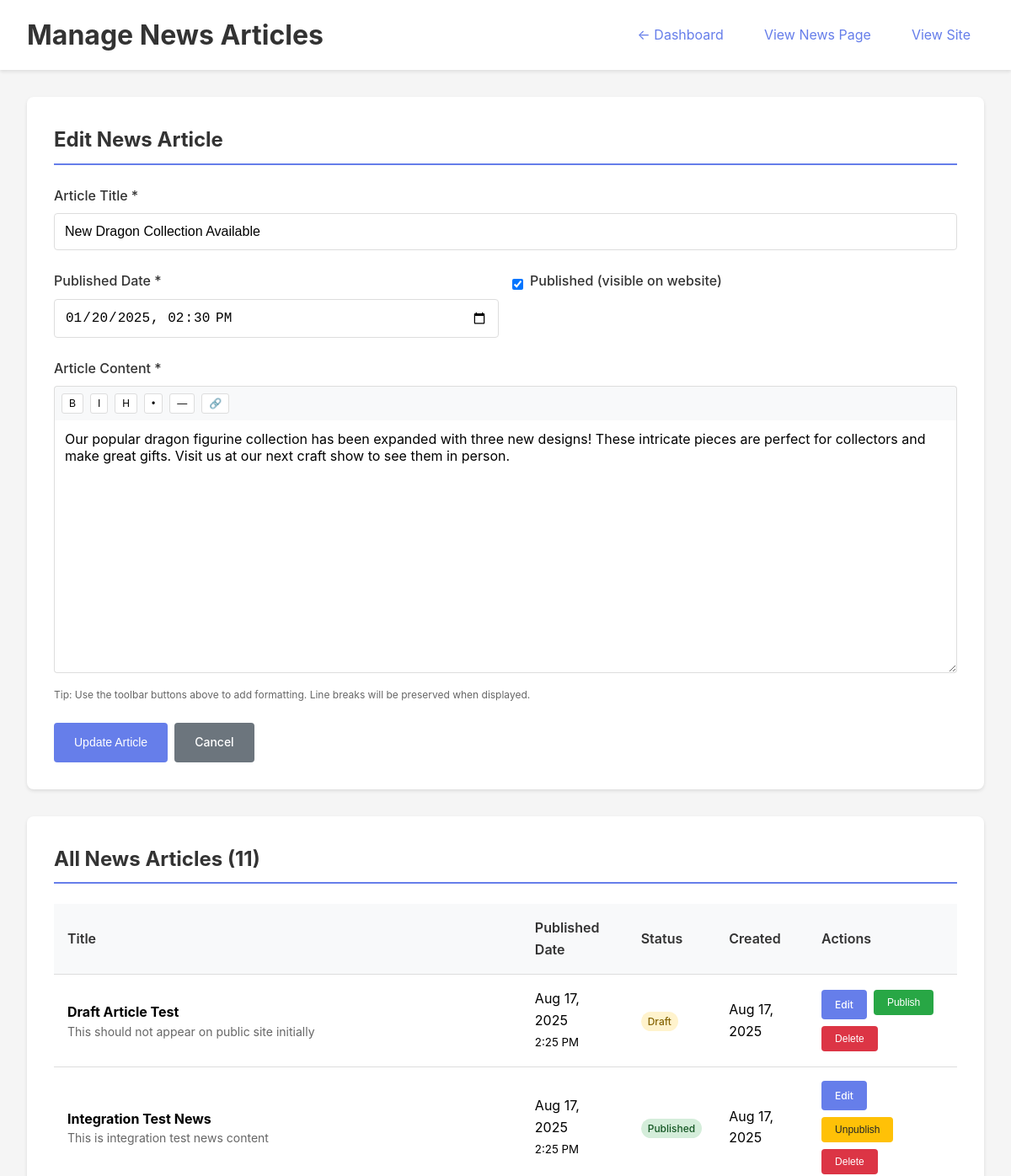
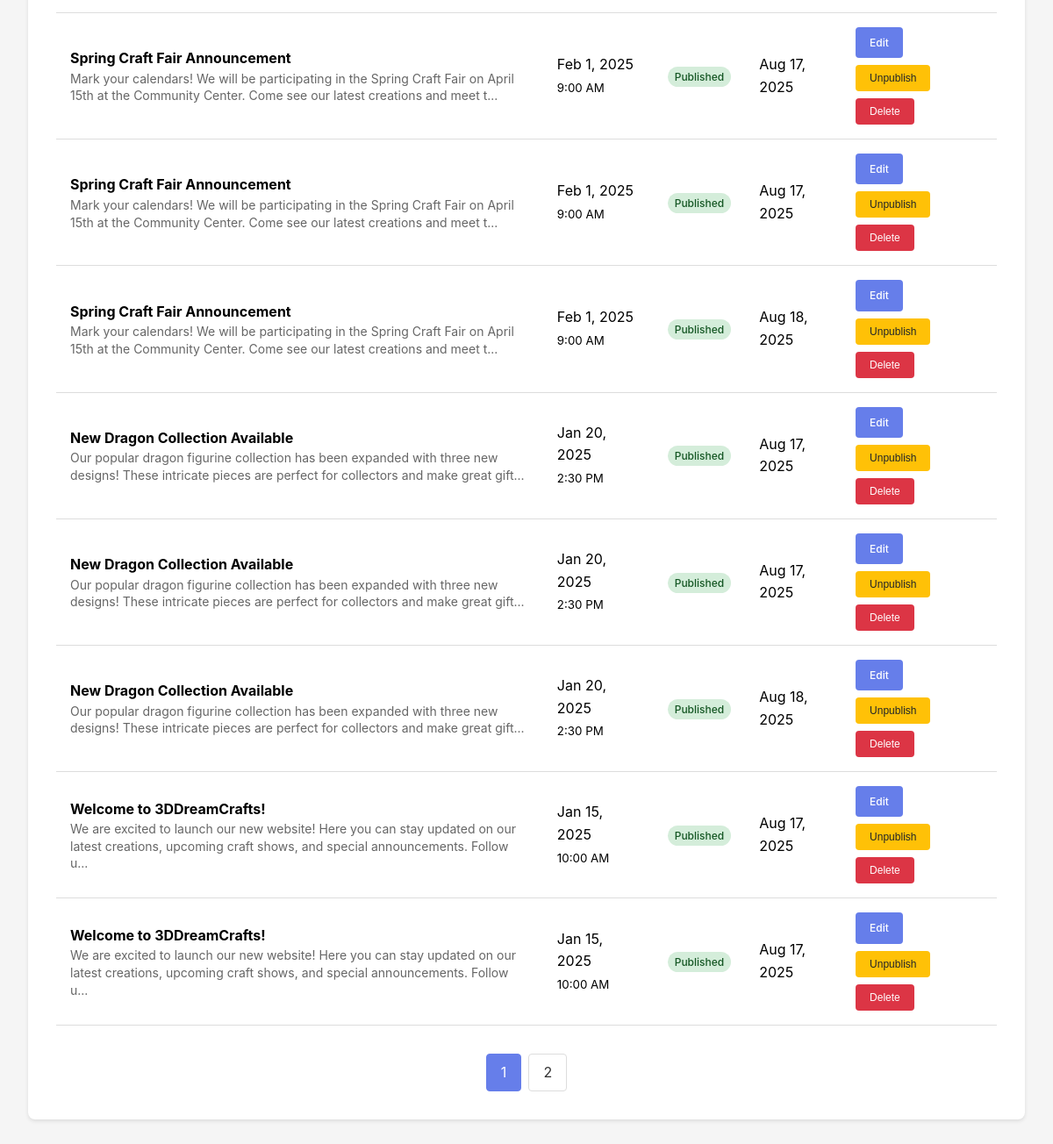
/admin/manage/news-articles.php?edit=208 (signed in), run on the app's committed database (2 pictures, top to bottom).
### tables this page shows
CREATE TABLE news_articles (
            id INTEGER PRIMARY KEY AUTOINCREMENT,
            title TEXT NOT NULL,
            content TEXT NOT NULL,
            published_date DATETIME DEFAULT CURRENT_TIMESTAMP,
            is_published BOOLEAN DEFAULT 1,
            created_at DATETIME DEFAULT CURRENT_TIMESTAMP,
            updated_at DATETIME DEFAULT CURRENT_TIMESTAMP
        );

### includes/database.php (called while the page is built, shortened)
<?php
require_once __DIR__ . '/config.php';
class DatabaseManager {
    private static $instance = null;
    private $connection = null;
    public static function getInstance() {
        if (self::$instance === null) {
            self::$instance = new self();
        }
        return self::$instance;
    }
    private function connect() {
        try {
            $this->connection = new PDO('sqlite:' . DB_PATH);
            $this->connection->setAttribute(PDO::ATTR_ERRMODE, PDO::ERRMODE_EXCEPTION);
            $this->connection->exec('PRAGMA foreign_keys = ON');
            $this->connection->exec('PRAGMA journal_mode = WAL');
            $this->connection->exec('PRAGMA synchronous = NORMAL');
        } catch (PDOException $e) {
            throw new Exception("Database connection failed: " . $e->getMessage());
        }
    }
    public function query($sql, $params = []) {
        try {
            $stmt = $this->connection->prepare($sql);
            $stmt->execute($params);
            return $stmt->fetchAll(PDO::FETCH_ASSOC);
        } catch (PDOException $e) {
            $this->logError("Query failed", $sql, $params, $e);
            throw new Exception("Database query failed: " . $e->getMessage());
        }
    }
    public function execute($sql, $params = []) {
        try {
            $stmt = $this->connection->prepare($sql);
            $stmt->execute($params);
            return $stmt->rowCount();
        } catch (PDOException $e) {
            $this->logError("Execute failed", $sql, $params, $e);
            throw new Exception("Database execute failed: " . $e->getMessage());
        }
    }
    public function queryOne($sql, $params = []) {
        $result = $this->query($sql, $params);
        return !empty($result) ? $result[0] : null;
    }
}

### includes/config.php (called while the page is built, shortened)
<?php
class ConfigManager {
    private static $instance = null;
    public static function getInstance() {
        if (self::$instance === null) {
            self::$instance = new self();
        }
        return self::$instance;
    }
}
?>

### includes/cache.php (called while the page is built, shortened)
<?php
class CacheManager {
    private static $instance = null;
    private $cacheDir;
    private function __construct() {
        $this->cacheDir = __DIR__ . '/../cache/';
    }
    public static function getInstance() {
        if (self::$instance === null) {
            self::$instance = new self();
        }
        return self::$instance;
    }
    private function ensureCacheDirectory() {
        $htaccessPath = $this->cacheDir . '.htaccess';
    }
}

### includes/content.php (called while the page is built, shortened)
<?php
require_once __DIR__ . '/database.php';
require_once __DIR__ . '/config.php';
require_once __DIR__ . '/cache.php';
class ContentManager {
    public function __construct() {
        $this->db = DatabaseManager::getInstance();
    }
}
class AdminManager extends ContentManager {
    public function getContentById($table, $id) {
        try {
            $sql = "SELECT * FROM $table WHERE id = ?";
            return $this->db->queryOne($sql, [$id]);
        } catch (Exception $e) {
            error_log("AdminManager::getContentById() failed: " . $e->getMessage());
            return null;
        }
    }
    public function getAllContent($table, $page = 1, $perPage = null, $orderBy = 'id', $orderDir = 'DESC') {
        try {
            $offset = ($page - 1) * $perPage;
            $orderDir = strtoupper($orderDir) === 'ASC' ? 'ASC' : 'DESC';
            $countSql = "SELECT COUNT(*) as total FROM $table";
            $countResult = $this->db->queryOne($countSql);
            $totalItems = $countResult ? (int)$countResult['total'] : 0;
            $totalPages = ceil($totalItems / $perPage);
            $sql = "SELECT * FROM $table ORDER BY $orderBy $orderDir LIMIT ? OFFSET ?";
            $content = $this->db->query($sql, [$perPage, $offset]);
            return [
                'content' => $content,
                'current_page' => $page,
                'total_pages' => $totalPages,
                'total_items' => $totalItems,
                'per_page' => $perPage
            ];
        } catch (Exception $e) {
            error_log("AdminManager::getAllContent() failed: " . $e->getMessage());
            return [
                'content' => [],
                'current_page' => 1,
                'total_pages' => 0,
                'total_items' => 0,
                'per_page' => $perPage ?? ITEMS_PER_PAGE
            ];
        }
    }
    private function validateTableName($table) {
        $allowedTables = ['featured_prints', 'craft_shows', 'news_articles', 'settings'];
    }
}
?>

### public/admin/manage/news-articles.php (the view, shortened to what this page needs)
<?php
require_once __DIR__ . '/../../../includes/config.php';
require_once __DIR__ . '/../../../includes/database.php';
require_once __DIR__ . '/../../../includes/content.php';
$adminManager = new AdminManager();
$page = (int)($_GET['page'] ?? 1);
$articlesData = $adminManager->getAllContent('news_articles', $page, 10, 'published_date', 'DESC');
$articles = $articlesData['content'];
$editArticle = null;
if (isset($_GET['edit']) && $_GET['edit'] > 0) {
    $editArticle = $adminManager->getContentById('news_articles', (int)$_GET['edit']);
}
?>
<!DOCTYPE html>
<html lang="en">
<head>
</head>
<body>
    <div class="header">
        <h1>Manage News Articles</h1>
        <div class="nav-links">
            <a href="/admin/">← Dashboard</a>
            <a href="/news.php" target="_blank">View News Page</a>
            <a href="/">View Site</a>
        </div>
    </div>
    <div class="container">
        <div class="card">
            <h2><?php echo $editArticle ? 'Edit News Article' : 'Add New News Article'; ?></h2>
            <form method="POST" action="">
                <div class="form-group">
                    <label for="title">Article Title *</label>
                    <input type="text" id="title" name="title" required
                           value="<?php echo $editArticle ? htmlspecialchars($editArticle['title']) : ''; ?>"
                           placeholder="e.g., New 3D Print Collection Available">
                </div>
                <div class="form-row">
                    <div class="form-group">
                        <label for="published_date">Published Date *</label>
                        <input type="datetime-local" id="published_date" name="published_date" required
                               value="<?php echo $editArticle ? date('Y-m-d\TH:i', strtotime($editArticle['published_date'])) : date('Y-m-d\TH:i'); ?>">
                    </div>
                    <div class="form-group">
                        <div class="checkbox-group">
                            <input type="checkbox" id="is_published" name="is_published"
                                   <?php echo (!$editArticle || $editArticle['is_published']) ? 'checked' : ''; ?>>
                            <label for="is_published">Published (visible on website)</label>
                        </div>
                    </div>
                </div>
                <div class="form-group">
                    <label for="content">Article Content *</label>
                    <div class="editor-toolbar">
                        <button type="button" class="editor-btn" onclick="insertText('**', '**')" title="Bold">B</button>
                        <button type="button" class="editor-btn" onclick="insertText('*', '*')" title="Italic">I</button>
                        <button type="button" class="editor-btn" onclick="insertText('\n\n### ', '')" title="Heading">H</button>
                        <button type="button" class="editor-btn" onclick="insertText('\n- ', '')" title="List">•</button>
                        <button type="button" class="editor-btn" onclick="insertText('\n\n---\n\n', '')" title="Separator">—</button>
                        <button type="button" class="editor-btn" onclick="insertText('[', '](url)')" title="Link">🔗</button>
                    </div>
                    <textarea id="content" name="content" required class="rich-editor editor-textarea"
                              placeholder="Write your news article content here. You can use basic formatting:&#10;&#10;**Bold text**&#10;*Italic text*&#10;### Headings&#10;- List items&#10;&#10;Paragraphs are separated by blank lines."><?php echo $editArticle ? htmlspecialchars($editArticle['content']) : ''; ?></textarea>
                    <small style="color: #666; font-size: 12px; margin-top: 0.5rem; display: block;">
                        Tip: Use the toolbar buttons above to add formatting. Line breaks will be preserved when displayed.
                    </small>
                </div>
                <div class="actions">
                    <button type="submit" class="btn btn-primary">
                        <?php echo $editArticle ? 'Update Article' : 'Add Article'; ?>
                    </button>
                    <?php if ($editArticle): ?>
                        <a href="/admin/manage/news-articles.php" class="btn btn-secondary">Cancel</a>
                    <?php endif; ?>
                </div>
            </form>
        </div>
        <div class="card">
            <h2>All News Articles (<?php echo $articlesData['total_items']; ?>)</h2>
            <?php if (!empty($articles)): ?>
                <table class="table">
                    <thead>
                        <tr>
                            <th>Title</th>
                            <th>Published Date</th>
                            <th>Status</th>
                            <th>Created</th>
                            <th>Actions</th>
                        </tr>
                    </thead>
                    <tbody>
                        <?php foreach ($articles as $article): ?>
                            <tr>
                                <td>
                                    <strong><?php echo htmlspecialchars($article['title']); ?></strong>
                                    <div class="article-preview">
                                        <?php
                                        $preview = strip_tags($article['content']);
                                        echo htmlspecialchars(strlen($preview) > 150 ? substr($preview, 0, 150) . '...' : $preview);
                                        ?>
                                    </div>
                                </td>
                                <td>
                                    <?php
                                    echo date('M j, Y', strtotime($article['published_date']));
                                    echo '<br><small>' . date('g:i A', strtotime($article['published_date'])) . '</small>';
                                    ?>
                                </td>
                                <td>
                                    <span class="status-badge <?php echo $article['is_published'] ? 'status-published' : 'status-draft'; ?>">
                                        <?php echo $article['is_published'] ? 'Published' : 'Draft'; ?>
                                    </span>
                                </td>
                                <td><?php echo date('M j, Y', strtotime($article['created_at'])); ?></td>
                                <td>
                                    <div class="actions">
                                        <a href="?edit=<?php echo $article['id']; ?>" class="btn btn-sm btn-primary">Edit</a>
                                        <form method="POST" style="display: inline;">
                                            <button type="submit" class="btn btn-sm <?php echo $article['is_published'] ? 'btn-warning' : 'btn-success'; ?>">
                                                <?php echo $article['is_published'] ? 'Unpublish' : 'Publish'; ?>
                                            </button>
                                        </form>
                                        <form method="POST" style="display: inline;"
                                              onsubmit="return confirm('Are you sure you want to delete this news article? This action cannot be undone.');">
                                            <button type="submit" class="btn btn-sm btn-danger">Delete</button>
                                        </form>
                                    </div>
                                </td>
                            </tr>
                        <?php endforeach; ?>
                    </tbody>
                </table>
                <?php if ($articlesData['total_pages'] > 1): ?>
                    <div class="pagination">
                        <?php for ($i = 1; $i <= $articlesData['total_pages']; $i++): ?>
                            <?php if ($i === $articlesData['current_page']): ?>
                                <span class="current"><?php echo $i; ?></span>
                            <?php else: ?>
                                <a href="?page=<?php echo $i; ?>"><?php echo $i; ?></a>
                            <?php endif; ?>
                        <?php endfor; ?>
                    </div>
                <?php endif; ?>
            <?php endif; ?>
        </div>
    </div>
</body>
</html>

### data on the page
news_articles: title "New Dragon Collection Available", published_date "01/20/2025 14:30", is_published "☑", content "Our popular dragon figurine collection has been expanded with three new designs! These intricate pieces are perfect for collectors and make great gifts. Visit us at our next craft show to see them in person.", content "Our popular dragon figurine collection has been expanded with three new designs! These intricate pieces are perfect for collectors and make great gift...", published_date "Jan 20, 2025", published_date "2:30 PM", shows "Published", created_at "Aug 17, 2025", shows "Unpublish"
news_articles: title "Draft Article Test", content "This should not appear on public site initially", published_date "Aug 17, 2025", published_date "2:25 PM", is_published "Draft", created_at "Aug 17, 2025"
news_articles: title "Integration Test News", content "This is integration test news content", published_date "Aug 17, 2025", published_date "2:25 PM", is_published "Published", created_at "Aug 17, 2025"
news_articles: title "Spring Craft Fair Announcement", content "Mark your calendars! We will be participating in the Spring Craft Fair on April 15th at the Community Center. Come see our latest creations and meet t...", published_date "Feb 1, 2025", published_date "9:00 AM", is_published "Published", created_at "Aug 17, 2025"
news_articles: title "Spring Craft Fair Announcement", content "Mark your calendars! We will be participating in the Spring Craft Fair on April 15th at the Community Center. Come see our latest creations and meet t...", published_date "Feb 1, 2025", published_date "9:00 AM", is_published "Published", created_at "Aug 17, 2025"
news_articles: title "Spring Craft Fair Announcement", content "Mark your calendars! We will be participating in the Spring Craft Fair on April 15th at the Community Center. Come see our latest creations and meet t...", published_date "Feb 1, 2025", published_date "9:00 AM", is_published "Published", created_at "Aug 18, 2025"
news_articles: title "New Dragon Collection Available", content "Our popular dragon figurine collection has been expanded with three new designs! These intricate pieces are perfect for collectors and make great gift...", published_date "Jan 20, 2025", published_date "2:30 PM", is_published "Published", created_at "Aug 17, 2025"
news_articles: title "New Dragon Collection Available", content "Our popular dragon figurine collection has been expanded with three new designs! These intricate pieces are perfect for collectors and make great gift...", published_date "Jan 20, 2025", published_date "2:30 PM", is_published "Published", created_at "Aug 18, 2025"
news_articles: title "Welcome to 3DDreamCrafts!", content "We are excited to launch our new website! Here you can stay updated on our latest creations, upcoming craft shows, and special announcements. Follow u...", published_date "Jan 15, 2025", published_date "10:00 AM", is_published "Published", created_at "Aug 17, 2025"
news_articles: title "Welcome to 3DDreamCrafts!", content "We are excited to launch our new website! Here you can stay updated on our latest creations, upcoming craft shows, and special announcements. Follow u...", published_date "Jan 15, 2025", published_date "10:00 AM", is_published "Published", created_at "Aug 17, 2025"

### other printed values
$articlesData['total_items'] "11"
